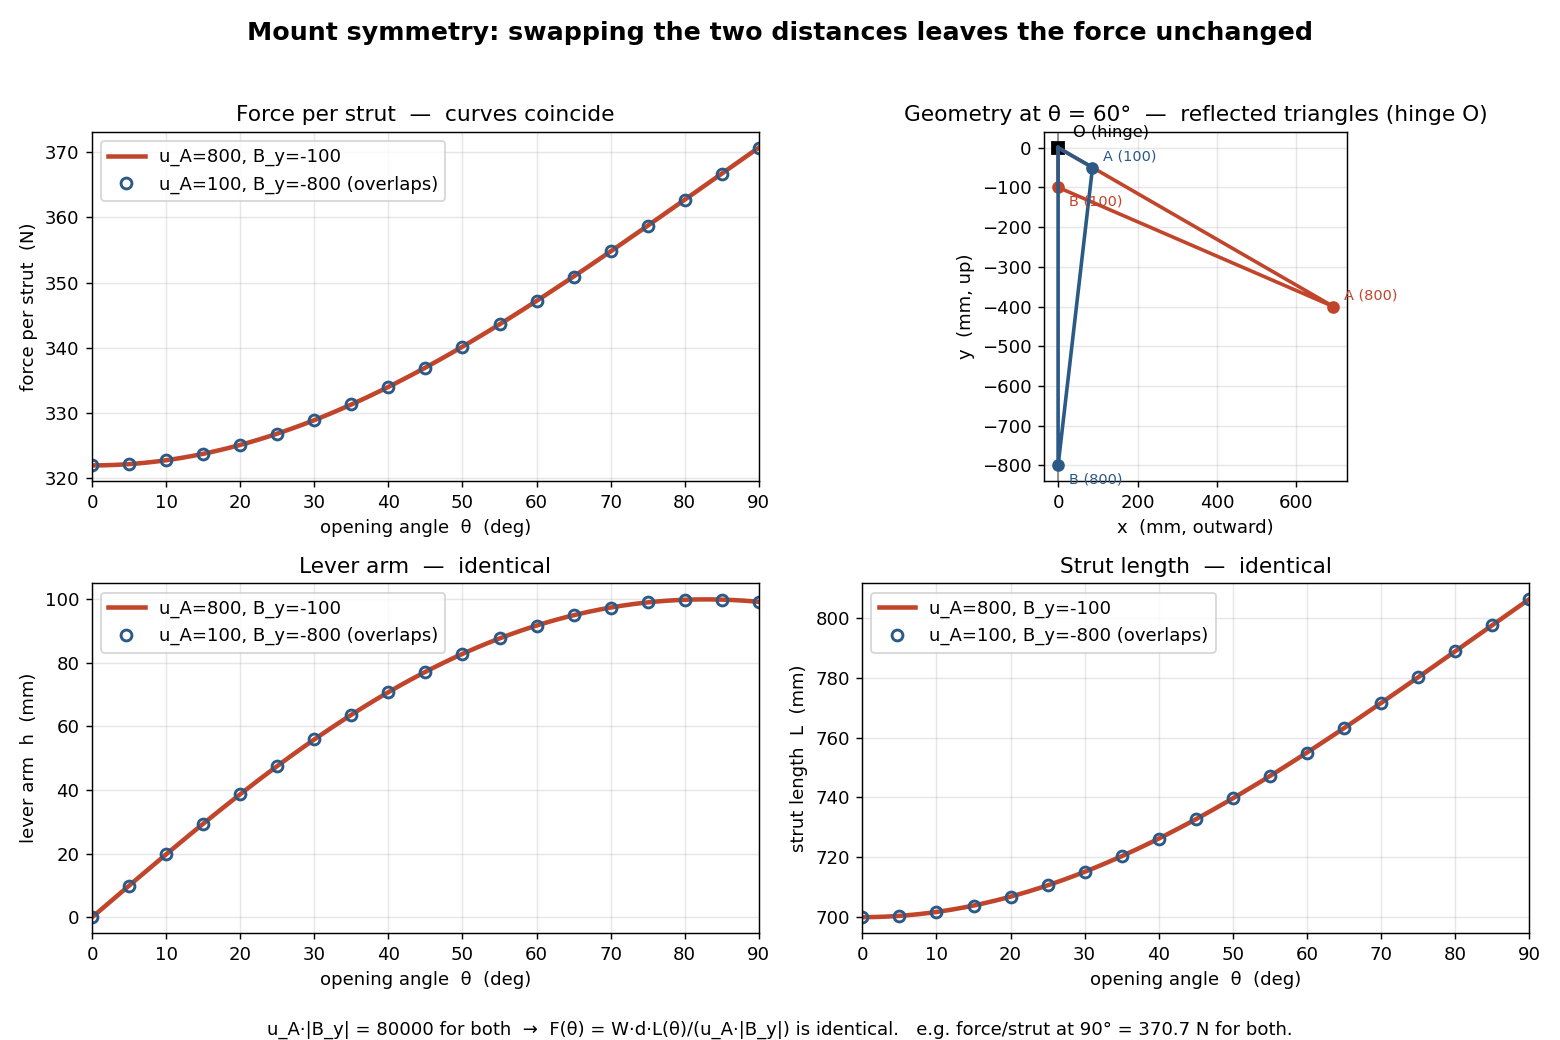

This chart was generated by the following Python code:
"""
Standalone illustration (not part of the web app):
Why mounting at (u_A=800, B_y=-100) gives the SAME force as (u_A=100, B_y=-800).

Both reduce to a triangle hinged at O with legs |OA|=u_A and |OB|=|B_y| and included
angle theta. Swapping the two legs gives a congruent (mirror-image) triangle, so the
strut length L, the lever arm h, and the required force F are identical at every angle.
"""
import numpy as np
import matplotlib.pyplot as plt

G = 9.81
W = 15 * G        # window weight, N  (15 kg)
d = 500.0         # CoM distance from hinge, mm (uniform sash, H/2)

# the two configurations: (u_A, B_y)   [mm]
configs = [
    dict(uA=800, By=-100, color="#c1452a", label="u_A=800, B_y=-100"),
    dict(uA=100, By=-800, color="#2c5a86", label="u_A=100, B_y=-800"),
]

def geom(uA, By, th):
    """th in radians. Returns (A, B, L, h, F_per_strut)."""
    A = np.array([uA * np.sin(th), -uA * np.cos(th)])
    B = np.array([0.0, By])
    L = np.hypot(*(A - B))
    # lever arm h = perpendicular dist hinge->strut line = u_A*|B_y|*sin(th)/L
    h = -uA * By * np.sin(th) / L          # By<0 => positive
    F_total = W * d * L / (uA * abs(By))   # closed form (no 0/0); = W d sin/h
    return A, B, L, h, F_total / 2.0

th_deg = np.linspace(0, 90, 181)
th = np.radians(th_deg)

fig = plt.figure(figsize=(12, 8))
fig.suptitle("Mount symmetry: swapping the two distances leaves the force unchanged",
             fontsize=14, fontweight="bold")

# ---- (1) Force per strut vs angle ----
ax1 = fig.add_subplot(2, 2, 1)
for i, c in enumerate(configs):
    F = np.array([geom(c["uA"], c["By"], t)[4] for t in th])
    if i == 0:
        ax1.plot(th_deg, F, color=c["color"], lw=2.5, label=c["label"])
    else:  # markers so the exact overlap is visible
        ax1.plot(th_deg[::10], F[::10], "o", color=c["color"], ms=6,
                 mfc="none", mew=1.6, label=c["label"] + " (overlaps)")
ax1.set_xlabel("opening angle  θ  (deg)")
ax1.set_ylabel("force per strut  (N)")
ax1.set_title("Force per strut  —  curves coincide")
ax1.grid(alpha=.3); ax1.legend(); ax1.set_xlim(0, 90)

# ---- (2) Lever arm h vs angle ----
ax2 = fig.add_subplot(2, 2, 3)
for i, c in enumerate(configs):
    h = np.array([geom(c["uA"], c["By"], t)[3] for t in th])
    if i == 0:
        ax2.plot(th_deg, h, color=c["color"], lw=2.5, label=c["label"])
    else:
        ax2.plot(th_deg[::10], h[::10], "o", color=c["color"], ms=6,
                 mfc="none", mew=1.6, label=c["label"] + " (overlaps)")
ax2.set_xlabel("opening angle  θ  (deg)")
ax2.set_ylabel("lever arm  h  (mm)")
ax2.set_title("Lever arm  —  identical")
ax2.grid(alpha=.3); ax2.legend(); ax2.set_xlim(0, 90)

# ---- (3) Strut length L vs angle ----
ax3 = fig.add_subplot(2, 2, 4)
for i, c in enumerate(configs):
    L = np.array([geom(c["uA"], c["By"], t)[2] for t in th])
    if i == 0:
        ax3.plot(th_deg, L, color=c["color"], lw=2.5, label=c["label"])
    else:
        ax3.plot(th_deg[::10], L[::10], "o", color=c["color"], ms=6,
                 mfc="none", mew=1.6, label=c["label"] + " (overlaps)")
ax3.set_xlabel("opening angle  θ  (deg)")
ax3.set_ylabel("strut length  L  (mm)")
ax3.set_title("Strut length  —  identical")
ax3.grid(alpha=.3); ax3.legend(); ax3.set_xlim(0, 90)

# ---- (4) Geometry at theta = 60 deg: the two congruent triangles ----
axg = fig.add_subplot(2, 2, 2)
t0 = np.radians(60)
axg.set_title("Geometry at θ = 60°  —  reflected triangles (hinge O)")
# wall (down the y axis) and a marker for the hinge
axg.axvline(0, color="#888", lw=1)
axg.plot(0, 0, "ks", ms=7); axg.annotate("O (hinge)", (0, 0), textcoords="offset points",
                                          xytext=(8, 6), fontsize=9)
for c in configs:
    A, B, L, h, F = geom(c["uA"], c["By"], t0)
    # triangle O-A-B
    axg.plot([0, A[0], B[0], 0], [0, A[1], B[1], 0], color=c["color"], lw=2)
    axg.plot(*A, "o", color=c["color"]); axg.plot(*B, "o", color=c["color"])
    axg.annotate(f"A ({c['uA']})", A, textcoords="offset points", xytext=(6, 4),
                 fontsize=8, color=c["color"])
    axg.annotate(f"B ({abs(c['By'])})", B, textcoords="offset points", xytext=(6, -10),
                 fontsize=8, color=c["color"])
axg.set_aspect("equal"); axg.grid(alpha=.3)
axg.set_xlabel("x  (mm, outward)"); axg.set_ylabel("y  (mm, up)")

# annotation of the key identity
F90 = geom(800, -100, np.radians(90))[4]
fig.text(0.5, 0.005,
         f"u_A·|B_y| = 80000 for both  →  F(θ) = W·d·L(θ)/(u_A·|B_y|) is identical.   "
         f"e.g. force/strut at 90° = {F90:.1f} N for both.",
         ha="center", fontsize=10)

plt.tight_layout(rect=[0, 0.03, 1, 0.96])
out = "mount_symmetry.png"
plt.savefig(out, dpi=130)
print("saved", out)
